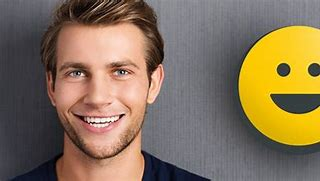
#> input picture zerotrust/Emotion Classify/input_test/1.jpg, 320 x 181 px
$ python -i apply.py   (imports and definitions only)
#> lines starting #> are read from the running program, lines starting #| are printed output that depends on the picture; after the words box and inside, x2 and y2 are one past the last pixel; in counts of white or black regions, pixels touching at a corner belong together
### zerotrust/openGauss-server/src/zerotrust/emotion-classify/nets.py
# 定义卷积神经网络模型
import mindspore.nn as nn
from mindspore import context
from mindspore.common.initializer import Normal


class VGG(nn.Cell):
    """
    参考VGG思路设计的第一个模型
    主要注意点是感受野不能太大，以免获得很多噪声信息
    """

    # [39 lines left out: functions __init__, construct, not called in this run]


class LeNet5(nn.Cell):
    """  LeNet5网络结构  """

    # 定义算子
    def __init__(self, num_class=8, num_channel=1):
#> further down, picture is the input picture: shape (181, 320, 3); mean B, G, R 89.7, 114.3, 133.4
        super(LeNet5, self).__init__()
        # 卷积层
        self.conv1 = nn.Conv2d(num_channel, 6, 5, pad_mode='valid')
        self.conv2 = nn.Conv2d(6, 16, 5, pad_mode='valid')

        # 全连接层
        self.fc1 = nn.Dense(1296, 120, weight_init=Normal(0.02))
        self.fc2 = nn.Dense(120, 84, weight_init=Normal(0.02))
        self.fc3 = nn.Dense(84, num_class, weight_init=Normal(0.02))

        # 激活函数
        self.relu = nn.ReLU()

        # 最大池化层
        self.max_pool2d = nn.MaxPool2d(kernel_size=2, stride=2)

        # 网络展开
        self.flatten = nn.Flatten()

    # 建构网络
    # [14 lines left out: function construct, not called in this run]

### zerotrust/openGauss-server/src/zerotrust/emotion-classify/apply.py
import os
import sys
import cv2
import time
import numpy as np
from mindspore import load_checkpoint, load_param_into_net
from mindspore import Model, Tensor  # 承载网络结构
from nets import LeNet5
import mindspore as ms

prefix = os.path.dirname(os.path.realpath(__file__))
logfile = '/home/omm/zerotrust.log'
img_num = 100
user = sys.argv[1]

emotion_map = {
    0: 'Angry',
    1: 'Contempt',
    2: 'Disgust',
    3: 'Fear',
    4: 'Happy',
    5: 'Neutral',
    6: 'Sad',
    7: 'Surprise'
}
# 加载人脸分类器
classifier = cv2.CascadeClassifier(
    f"{prefix}/haarcascade_frontalface_default.xml")
# 加载模型参数
# [1 line that did not run here, left out]
# 重新定义一个LeNet神经网络
# [1 line that did not run here, left out]
# 将参数加载到网络中
# [1 line not run here, left out]
# 获取模型结构及参数
# [1 line that did not run here, left out]


# [10 lines left out: function log, not called in this run]


def FaceDetect(image):
    '''
    获取图片源，实现人脸识别和表情分类
    :param image:图片源
    :return:表情分类结果及登录标识符
    '''
    emotion = None  # 设定人脸表情的初始值

    gray = cv2.cvtColor(image, cv2.COLOR_BGR2GRAY)  # 转灰度图
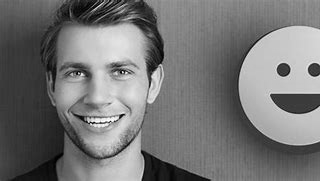
#> gray: shape (181, 320); min 0, max 253, mean 117.2
    median = cv2.medianBlur(gray, 5)  # 中值滤波，过滤噪声
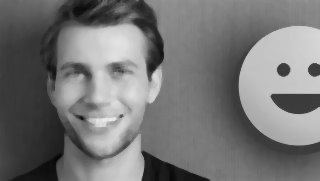
#> median: shape (181, 320); min 5, max 235, mean 117.5
    # 获取图片中的人脸信息
    faceRects = classifier.detectMultiScale(
        median,
        scaleFactor=1.2,
        minNeighbors=3,
        minSize=(32, 32)
    )
#> faceRects = [[40, 26, 117, 117]]

    if len(faceRects):  # 大于0则检测到人脸
        for faceRect in faceRects:  # 单独框出每一张人脸
            x, y, w, h = faceRect
            color = (0, 0, 255)
            # 框出人脸
            cv2.rectangle(image, (x, y), (x + h, y + w), color, 2)
            # 获取人脸源
            src = gray[y:y + w, x:x + h]
            # 裁剪，缩放至48*48
            img = cv2.resize(src, (48, 48))
            # 归一化
            img = img / 255.
            # 扩展维度
            image_x = np.expand_dims(img, axis=0)
            image_x = np.array(image_x, dtype='float32').reshape(-1, 1, 48, 48)
            image_x = Tensor(image_x, ms.float32)

            # 预测输出
            lable_y = model.predict(image_x)
            output_class = np.argmax(lable_y[0])
            emotion = emotion_map[int(output_class)]
            cv2.putText(image, emotion, (x, y - 5), cv2.FONT_HERSHEY_COMPLEX,
                        0.8, (0, 0, 255), 2)
#> this loop made 1 pass
#> (x, y, w, h, color) on pass 1: (40, 26, 117, 117, (0, 0, 255))
#> pass 1, in FaceDetect, `src = gray[y:y + w, x:x + h]`:
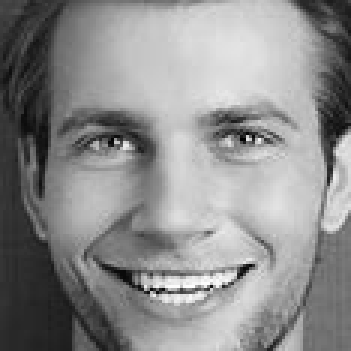
#> src: shape (117, 117) (shown 3 times larger); min 0, max 253, mean 140.3
#> pass 1, in FaceDetect, `img = cv2.resize(src, (48, 48))`:
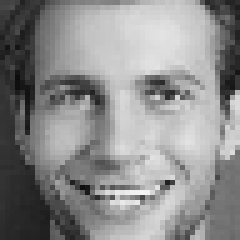
#> img: shape (48, 48) (shown 5 times larger); min 13, max 245, mean 140.1
#> after the loop:
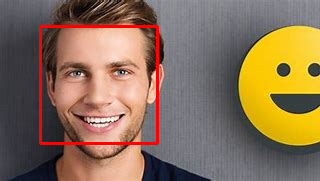
#> image: shape (181, 320, 3); 2.42% of pixels changed, all inside (x1, y1, x2, y2) = (39, 25, 159, 145)
    return emotion


# [46 lines left out: functions FileImage, VideoImage, get_emotion, not called in this run]


# [32 lines not run here, left out]

>>> import cv2
>>> picture = cv2.imread('../../../../Emotion Classify/input_test/1.jpg')
#> (the run stopped early here; a loop or call above may not have finished)

$ run again, on zerotrust/Emotion Classify/input_test/2.jpg
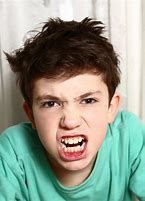
#> input picture zerotrust/Emotion Classify/input_test/2.jpg, 145 x 201 px
#> picture is the input picture: shape (201, 145, 3); mean B, G, R 139.5, 153.8, 145.3
#> in FaceDetect, `median = cv2.medianBlur(gray, 5)`:
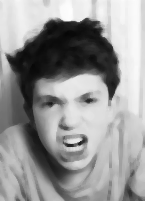
#> median: shape (201, 145); min 6, max 253, mean 151.1
#> faceRects = [[22, 67, 96, 96]]
#> the loop in FaceDetect, `for faceRect in faceRects:` made 1 pass
#> (x, y, w, h, color) on pass 1: (22, 67, 96, 96, (0, 0, 255))
#> after the loop in FaceDetect, `for faceRect in faceRects:`:
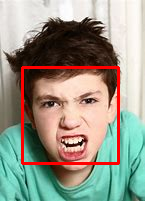
#> image: shape (201, 145, 3); 3.94% of pixels changed, all inside (x1, y1, x2, y2) = (21, 66, 120, 165)

$ run again, on zerotrust/Emotion Classify/input_test/3.jpg
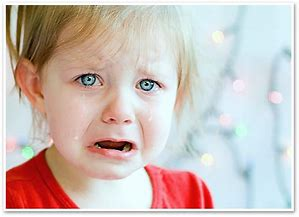
#> input picture zerotrust/Emotion Classify/input_test/3.jpg, 299 x 217 px
#> picture is the input picture: shape (217, 299, 3); mean B, G, R 185.4, 190.7, 205.1
#> in FaceDetect, `median = cv2.medianBlur(gray, 5)`:
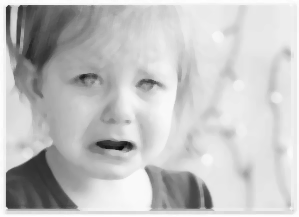
#> median: shape (217, 299); min 12, max 255, mean 195.2
#> faceRects = [[42, 25, 153, 153]]
#> the loop in FaceDetect, `for faceRect in faceRects:` made 1 pass
#> (x, y, w, h, color) on pass 1: (42, 25, 153, 153, (0, 0, 255))
#> after the loop in FaceDetect, `for faceRect in faceRects:`:
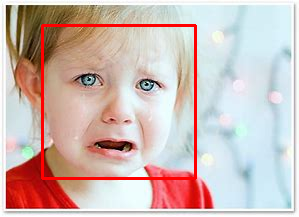
#> image: shape (217, 299, 3); 2.82% of pixels changed, all inside (x1, y1, x2, y2) = (41, 24, 197, 180)

$ run again, on zerotrust/Emotion Classify/input_test/4.jpg
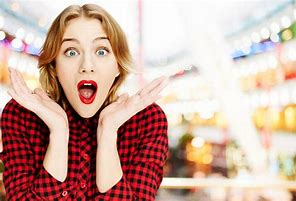
#> input picture zerotrust/Emotion Classify/input_test/4.jpg, 296 x 201 px
#> picture is the input picture: shape (201, 296, 3); mean B, G, R 160.4, 172.4, 205.1
#> in FaceDetect, `median = cv2.medianBlur(gray, 5)`:
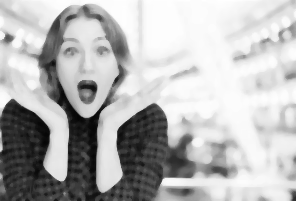
#> median: shape (201, 296); min 5, max 255, mean 181.3
#> faceRects = [[46, 22, 81, 81]]
#> the loop in FaceDetect, `for faceRect in faceRects:` made 1 pass
#> (x, y, w, h, color) on pass 1: (46, 22, 81, 81, (0, 0, 255))
#> after the loop in FaceDetect, `for faceRect in faceRects:`:
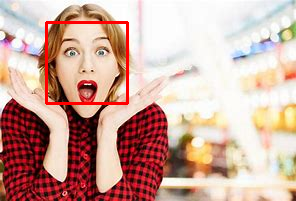
#> image: shape (201, 296, 3); 1.63% of pixels changed, all inside (x1, y1, x2, y2) = (45, 21, 129, 105)
